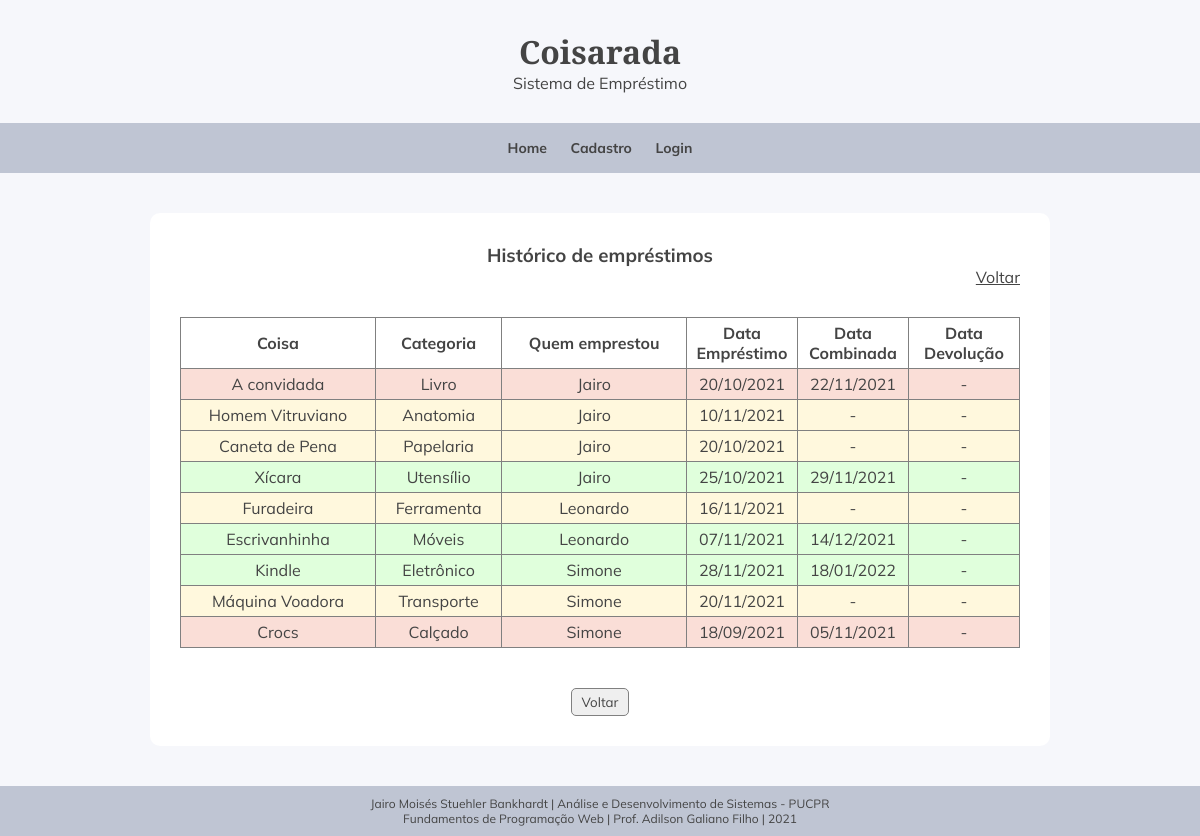
Page /historico_emprestimo.php on the committed database.
### tables this page shows
CREATE TABLE `emprestimo` (
  `id_emprestimo` int(11) NOT NULL,
  `item` int(11) NOT NULL,
  `usuario` int(11) NOT NULL,
  `data_emprestimo` date NOT NULL,
  `data_combinada` date NOT NULL,
  `data_devolvido` date NOT NULL
);

CREATE TABLE `coisas` (
  `id_coisa` int(11) NOT NULL,
  `nome_coisa` varchar(40) NOT NULL,
  `categoria` varchar(40) NOT NULL,
  `usuario` int(11) NOT NULL
);

CREATE TABLE `usuarios` (
  `id_usuario` int(11) NOT NULL,
  `nome` varchar(50) NOT NULL,
  `email` varchar(50) NOT NULL,
  `telefone` varchar(15) NOT NULL,
  `endereco` varchar(100) NOT NULL,
  `senha` varchar(40) NOT NULL
);

### historico_emprestimo.php (the view)
<?php
include "estrutura_pagina/head.php";
include "estrutura_pagina/header_nav.php";
?>
    <main>
        <section class="bloco_conteudo">
            <p><h3>Histórico de empréstimos</h3></p>
            <section style="text-align: right;">
                <p><a href="javascript:void(0)" onClick="history.go(-1); return false;">Voltar</a></p>
            </section>
        <?php
        require_once "conecta_bd.php";
        try {
            $sql = "SELECT * FROM emprestimo";
            $query = $PDO->prepare($sql);
            $query->execute();
            $resultado = $query->fetchAll(PDO::FETCH_ASSOC);
            if ($resultado) {
                ?>
                <table class="tabela_exibicao">
                    <tr>
                        <th>Coisa</th>
                        <th>Categoria</th>
                        <th>Quem emprestou</th>
                        <th style="width:100px">Data Empréstimo</th>
                        <th style="width:100px">Data Combinada</th>
                        <th style="width:100px">Data Devolução</th>
                    </tr>
                <?php
                foreach ($resultado as $linha) {
                    $id_usuario = $linha['usuario'];
                    $sql_usuario  = "SELECT * FROM usuarios WHERE id_usuario = '$id_usuario '";
                    $query_usuario  = $PDO->prepare($sql_usuario );
                    $query_usuario ->execute();
                    $usuario  = $query_usuario->fetch(PDO::FETCH_ASSOC);
                    $nome_usuario  = explode(" ", $usuario ['nome']);
                    $primeiro_nome = $nome_usuario [0];
                    $id_coisa = $linha['item'];
                    $sql_coisa = "SELECT * FROM coisas WHERE id_coisa = '$id_coisa'";
                    $query_coisa = $PDO->prepare($sql_coisa);
                    $query_coisa->execute();
                    $coisas = $query_coisa->fetch(PDO::FETCH_ASSOC);
                    $data_emp = new DateTime($linha['data_emprestimo']);
                    $data_emprestimo = $data_emp->format('d/m/Y');
                    $data_comb = new DateTime($linha['data_combinada']);
                    $data_combinada =  $linha['data_combinada'] == '0000-00-00' ? "-" : $data_comb->format('d/m/Y');
                    $data_dev = new DateTime($linha['data_devolvido']);
                    $data_devolvido =  $linha['data_devolvido'] == '0000-00-00' ? "-" : $data_dev->format('d/m/Y');
                    $cor_vencido = "rgb(250, 222, 215)";
                    $cor_semvencimento = "rgb(255, 248, 221)";
                    $cor_noprazo = "rgb(224, 255, 220)";
                    $hoje = date("Y-m-d");
                    if ($linha['data_combinada'] == '0000-00-00') {
                        $cor_fundo = $cor_semvencimento;
                    } elseif ($hoje > $linha['data_combinada']) {
                        $cor_fundo = $cor_vencido;
                    } else {
                        $cor_fundo = $cor_noprazo;
                    }
                    ?>
                    <tr style="background-color: <?php echo $cor_fundo; ?>;">
                        <td><?php echo $coisas['nome_coisa'] ?></td>
                        <td><?php echo $coisas['categoria'] ?></td>
                        <td><?php echo $primeiro_nome ?></td>
                        <td><?php echo $data_emprestimo ?></td>
                        <td><?php echo $data_combinada ?></td>
                        <td><?php echo $data_devolvido ?></td>
                    </tr>
                <?php
                }
                ?>
                </table>
            <?php
            }
            else {
                echo "<p>Não há empréstimos até o momento.</p>";
            }
        } catch(PDOException $e) {
            echo "Erro: " . $e->getMessage();
        }
        ?>
            <p>&nbsp;</p><p>&nbsp;</p>
            <p><input type="button" value="Voltar" onClick="history.go(-1)"></p>
        </section>
    </main>
<?php
include "estrutura_pagina/footer.php";
?>

### estrutura_pagina/estilo.css (style rules this page uses)
* { font-family: 'Mulish', sans-serif; color: #444444; margin: 0; padding: 0; }
body { background-color: #F6F7FB; }
main { text-align: center; width: 900px; padding: 20px 0; margin: auto; }
input { padding: 5px 10px; border: 1px solid grey; border-radius: 5px; }
.bloco_conteudo { margin: 20px 0; padding: 30px; background-color: white; border-radius: 10px; }
.tabela_exibicao { width: 100%; border: 1px solid gray; border-collapse: collapse; margin-top: 30px; }
.tabela_exibicao th, .tabela_exibicao td { border: 1px solid gray; padding: 5px; }

### rows in the picture
emprestimo: coisas.nome_coisa "A convidada", coisas.categoria "Livro", usuarios.nome "Jairo", data_emprestimo "20/10/2021", data_combinada "22/11/2021", data_devolvido "-"
emprestimo: coisas.nome_coisa "Homem Vitruviano", coisas.categoria "Anatomia", usuarios.nome "Jairo", data_emprestimo "10/11/2021", data_combinada "-", data_devolvido "-"
emprestimo: coisas.nome_coisa "Caneta de Pena", coisas.categoria "Papelaria", usuarios.nome "Jairo", data_emprestimo "20/10/2021", data_combinada "-", data_devolvido "-"
emprestimo: coisas.nome_coisa "Xícara", coisas.categoria "Utensílio", usuarios.nome "Jairo", data_emprestimo "25/10/2021", data_combinada "29/11/2021", data_devolvido "-"
emprestimo: coisas.nome_coisa "Furadeira", coisas.categoria "Ferramenta", usuarios.nome "Leonardo", data_emprestimo "16/11/2021", data_combinada "-", data_devolvido "-"
emprestimo: coisas.nome_coisa "Escrivanhinha", coisas.categoria "Móveis", usuarios.nome "Leonardo", data_emprestimo "07/11/2021", data_combinada "14/12/2021", data_devolvido "-"
emprestimo: coisas.nome_coisa "Kindle", coisas.categoria "Eletrônico", usuarios.nome "Simone", data_emprestimo "28/11/2021", data_combinada "18/01/2022", data_devolvido "-"
emprestimo: coisas.nome_coisa "Máquina Voadora", coisas.categoria "Transporte", usuarios.nome "Simone", data_emprestimo "20/11/2021", data_combinada "-", data_devolvido "-"
emprestimo: coisas.nome_coisa "Crocs", coisas.categoria "Calçado", usuarios.nome "Simone", data_emprestimo "18/09/2021", data_combinada "05/11/2021", data_devolvido "-"
